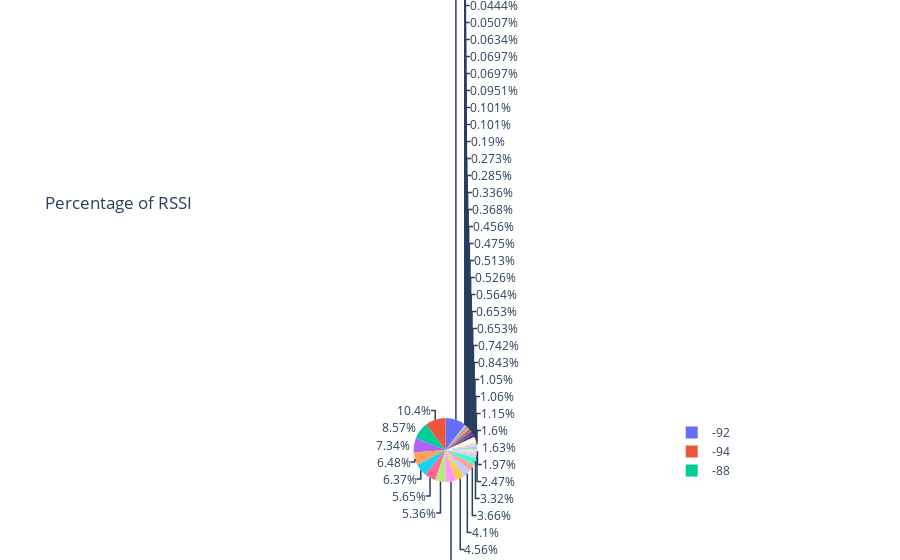

Notebook code cell kept with this figure:
### Code cell
plot_pie("SELECT * FROM LOG_LINES GROUP BY timestamp, distance")

### Figure 1 — Plotly figure (JSON) as saved in the notebook; plotly's stock layout.template omitted (floating-point values rounded to 4 significant figures; data arrays with more than 128 entries replaced by an {"elided": "..."} marker saying what was removed)
{"data": [{"domain": {"x": [0.0, 1.0], "y": [0.0, 1.0]}, "hovertemplate": "rssi=%{label}<extra></extra>", "labels": {"elided": "15775 int values"}, "legendgroup": "", "name": "", "showlegend": true, "type": "pie"}], "layout": {"legend": {"tracegroupgap": 0}, "title": {"text": "Percentage of RSSI"}}}
